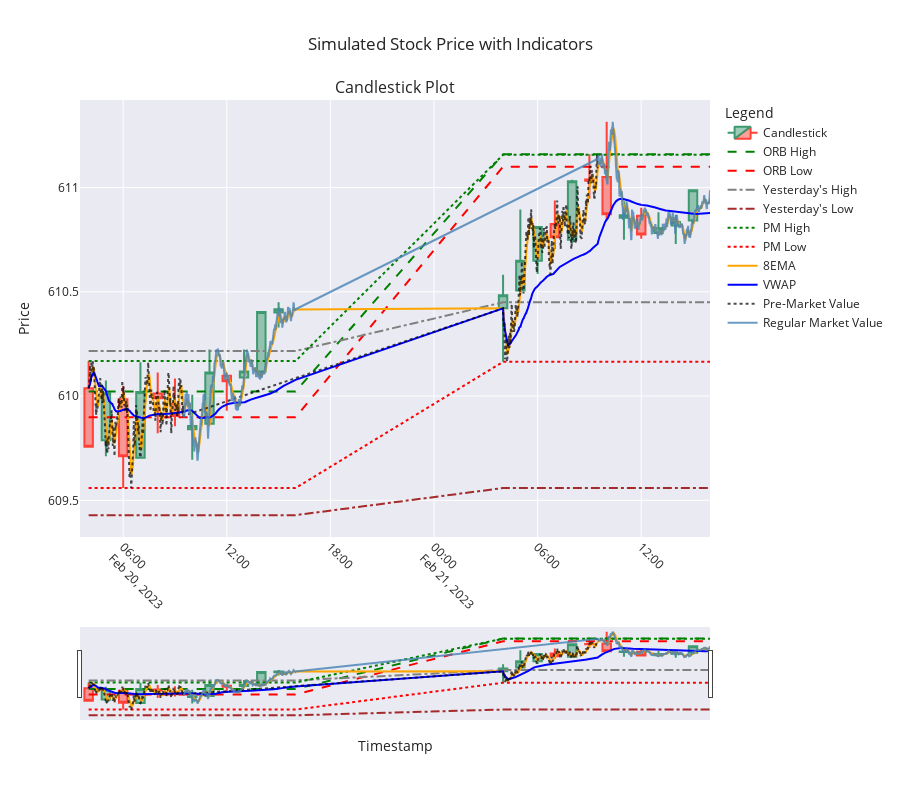

Notebook code cell kept with this figure:
### Code cell
from plotly.subplots import make_subplots
import plotly.graph_objects as go
import plotly.express as px

def plot_candlestick_with_indicators(candlestick_data, simulated_data):
    # Create a figure with a single subplot
    fig = make_subplots(rows=1, cols=1, shared_xaxes=True, 
                        vertical_spacing=0.1, 
                        subplot_titles=("Candlestick Plot",))

    # Add candlestick traces
    fig.add_trace(go.Candlestick(
        x=candlestick_data.index,
        open=candlestick_data['Open'],
        high=candlestick_data['High'],
        low=candlestick_data['Low'],
        close=candlestick_data['Close'],
        name='Candlestick',
        opacity=1
    ), row=1, col=1)

    # Add indicators to the candlestick plot
    fig.add_trace(go.Scatter(
        x=simulated_data['Timestamp'],
        y=simulated_data['ORB_High'],
        mode='lines',
        name='ORB High',
        line=dict(color='green', dash='dash')
    ), row=1, col=1)

    fig.add_trace(go.Scatter(
        x=simulated_data['Timestamp'],
        y=simulated_data['ORB_Low'],
        mode='lines',
        name='ORB Low',
        line=dict(color='red', dash='dash')
    ), row=1, col=1)

    fig.add_trace(go.Scatter(
        x=simulated_data['Timestamp'],
        y=simulated_data['Yest_High'],
        mode='lines',
        name="Yesterday's High",
        line=dict(color='gray', dash='dashdot')
    ), row=1, col=1)
    
    fig.add_trace(go.Scatter(
        x=simulated_data['Timestamp'],
        y=simulated_data['Yest_Low'],
        mode='lines',
        name="Yesterday's Low",
        line=dict(color='brown', dash='dashdot')
    ), row=1, col=1)

    fig.add_trace(go.Scatter(
        x=simulated_data['Timestamp'],
        y=simulated_data['PM_High'],
        mode='lines',
        name='PM High',
        line=dict(color='green', dash='dot')
    ), row=1, col=1)

    fig.add_trace(go.Scatter(
        x=simulated_data['Timestamp'],
        y=simulated_data['PM_Low'],
        mode='lines',
        name='PM Low',
        line=dict(color='red', dash='dot')
    ), row=1, col=1)

    fig.add_trace(go.Scatter(
        x=simulated_data['Timestamp'],
        y=simulated_data['8EMA'],
        mode='lines',
        name='8EMA',
        line=dict(color='orange')
    ), row=1, col=1)

    fig.add_trace(go.Scatter(
        x=simulated_data['Timestamp'],
        y=simulated_data['VWAP'],
        mode='lines',
        name='VWAP',
        line=dict(color='blue')
    ), row=1, col=1)

    # Add PM and Regular Market values
    fig.add_trace(go.Scatter(
        x=simulated_data[simulated_data['Session'] == 'PM']['Timestamp'],
        y=simulated_data[simulated_data['Session'] == 'PM']['Close'],
        mode='lines',
        name='Pre-Market Value',
        line=dict(color='black', dash='dot'),
        opacity=0.7
    ), row=1, col=1)
    
    fig.add_trace(go.Scatter(
        x=simulated_data[simulated_data['Session'] == 'Regular Market']['Timestamp'],
        y=simulated_data[simulated_data['Session'] == 'Regular Market']['Close'],
        mode='lines',
        name='Regular Market Value',
        line=dict(color='steelblue'),
        opacity=0.8
    ), row=1, col=1)

    # Update layout for better appearance
    fig.update_layout(
        title="Simulated Stock Price with Indicators",
        xaxis_title="Timestamp",
        yaxis_title="Price",
        legend_title="Legend",
        xaxis=dict(tickangle=45),
        template="seaborn",
        hovermode='x unified',
        height=800  # Make the graph taller
    )

    # Show the plot
    fig.show()

# Example usage
plot_candlestick_with_indicators(candlestick_data, simulated_data)

### Figure 1 — Plotly figure (JSON) as saved in the notebook; plotly's stock layout.template omitted (floating-point values rounded to 4 significant figures; data arrays with more than 128 entries replaced by an {"elided": "..."} marker saying what was removed)
{"data": [{"close": [609.8, 610.0, 609.7, 610.0, 610.0, 609.9, 609.9, 610.1, 610.1, 610.1, 610.4, 610.4, 610.5, 610.6, 610.8, 610.8, 611.0, 611.0, 610.9, 610.9, 610.8, 610.8, 610.8, 611.0], "high": [610.2, 610.1, 610.0, 610.2, 610.1, 610.1, 610.0, 610.2, 610.1, 610.2, 610.4, 610.4, 610.6, 610.9, 610.8, 610.9, 611.0, 611.2, 611.3, 610.9, 610.9, 610.9, 610.9, 611.0], "low": [609.8, 609.7, 609.6, 609.7, 609.8, 609.9, 609.7, 609.9, 609.9, 610.1, 610.1, 610.3, 610.2, 610.5, 610.6, 610.7, 610.7, 610.9, 610.8, 610.7, 610.8, 610.8, 610.7, 610.8], "name": "Candlestick", "opacity": 1, "open": [610.0, 609.8, 610.0, 609.7, 610.0, 610.0, 609.8, 609.9, 610.1, 610.1, 610.1, 610.4, 610.4, 610.5, 610.6, 610.8, 610.7, 611.0, 611.1, 610.9, 610.9, 610.8, 610.8, 610.8], "type": "candlestick", "x": ["2023-02-20T04:00:00.000000000", "2023-02-20T05:00:00.000000000", "2023-02-20T06:00:00.000000000", "2023-02-20T07:00:00.000000000", "2023-02-20T08:00:00.000000000", "2023-02-20T09:00:00.000000000", "2023-02-20T10:00:00.000000000", "2023-02-20T11:00:00.000000000", "2023-02-20T12:00:00.000000000", "2023-02-20T13:00:00.000000000", "2023-02-20T14:00:00.000000000", "2023-02-20T15:00:00.000000000", "2023-02-21T04:00:00.000000000", "2023-02-21T05:00:00.000000000", "2023-02-21T06:00:00.000000000", "2023-02-21T07:00:00.000000000", "2023-02-21T08:00:00.000000000", "2023-02-21T09:00:00.000000000", "2023-02-21T10:00:00.000000000", "2023-02-21T11:00:00.000000000", "2023-02-21T12:00:00.000000000", "2023-02-21T13:00:00.000000000", "2023-02-21T14:00:00.000000000", "2023-02-21T15:00:00.000000000"], "xaxis": "x", "yaxis": "y"}, {"line": {"color": "green", "dash": "dash"}, "mode": "lines", "name": "ORB High", "type": "scatter", "x": {"elided": "1440 str values"}, "xaxis": "x", "y": {"elided": "1440 float values"}, "yaxis": "y"}, {"line": {"color": "red", "dash": "dash"}, "mode": "lines", "name": "ORB Low", "type": "scatter", "x": {"elided": "1440 str values"}, "xaxis": "x", "y": {"elided": "1440 float values"}, "yaxis": "y"}, {"line": {"color": "gray", "dash": "dashdot"}, "mode": "lines", "name": "Yesterday's High", "type": "scatter", "x": {"elided": "1440 str values"}, "xaxis": "x", "y": {"elided": "1440 float values"}, "yaxis": "y"}, {"line": {"color": "brown", "dash": "dashdot"}, "mode": "lines", "name": "Yesterday's Low", "type": "scatter", "x": {"elided": "1440 str values"}, "xaxis": "x", "y": {"elided": "1440 float values"}, "yaxis": "y"}, {"line": {"color": "green", "dash": "dot"}, "mode": "lines", "name": "PM High", "type": "scatter", "x": {"elided": "1440 str values"}, "xaxis": "x", "y": {"elided": "1440 float values"}, "yaxis": "y"}, {"line": {"color": "red", "dash": "dot"}, "mode": "lines", "name": "PM Low", "type": "scatter", "x": {"elided": "1440 str values"}, "xaxis": "x", "y": {"elided": "1440 float values"}, "yaxis": "y"}, {"line": {"color": "orange"}, "mode": "lines", "name": "8EMA", "type": "scatter", "x": {"elided": "1440 str values"}, "xaxis": "x", "y": {"elided": "1440 float values"}, "yaxis": "y"}, {"line": {"color": "blue"}, "mode": "lines", "name": "VWAP", "type": "scatter", "x": {"elided": "1440 str values"}, "xaxis": "x", "y": {"elided": "1440 float values"}, "yaxis": "y"}, {"line": {"color": "black", "dash": "dot"}, "mode": "lines", "name": "Pre-Market Value", "opacity": 0.7, "type": "scatter", "x": {"elided": "660 str values"}, "xaxis": "x", "y": {"elided": "660 float values"}, "yaxis": "y"}, {"line": {"color": "steelblue"}, "mode": "lines", "name": "Regular Market Value", "opacity": 0.8, "type": "scatter", "x": {"elided": "780 str values"}, "xaxis": "x", "y": {"elided": "780 float values"}, "yaxis": "y"}], "layout": {"annotations": [{"font": {"size": 16}, "showarrow": false, "text": "Candlestick Plot", "x": 0.5, "xanchor": "center", "xref": "paper", "y": 1, "yanchor": "bottom", "yref": "paper"}], "height": 800, "hovermode": "x unified", "legend": {"title": {"text": "Legend"}}, "title": {"text": "Simulated Stock Price with Indicators"}, "xaxis": {"anchor": "y", "domain": [0, 1], "tickangle": 45, "title": {"text": "Timestamp"}}, "yaxis": {"anchor": "x", "domain": [0, 1], "title": {"text": "Price"}}}}
